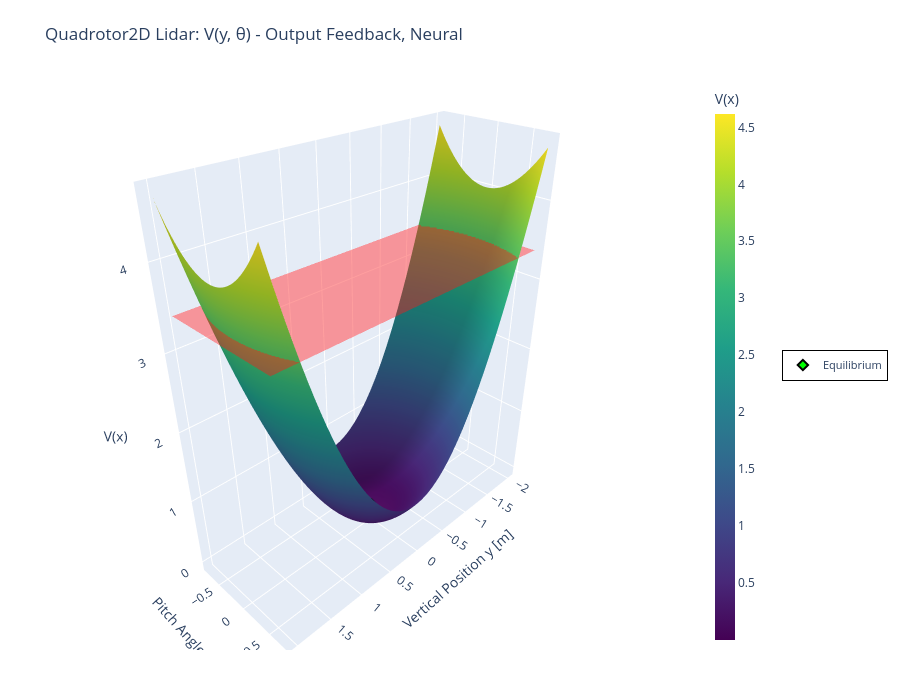

The notebook cell saved with this chart:
### Code cell
# 3D Lyapunov function, only function, position and angle
plot_lyapunov_3d_surface(
        lyapunov_nn,
        state_limits_analysis,
        controller_nn=nn_controller,
        dynamics_system=discrete_system,
        observer_nn=nn_observer,
        state_indices=state_indices_analysis,
        state_names=("Vertical Position y [m]", "Pitch Angle θ [rad]"),
        rho=rho,
        grid_resolution=60,
        title="Quadrotor2D Lidar: V(y, θ) - Output Feedback, Neural",
        show=False,
        colorscale="Viridis",
    )

### Figure 1 — Plotly figure (JSON) as saved in the notebook; plotly's stock layout.template omitted (floating-point values rounded to 4 significant figures; data arrays with more than 128 entries replaced by an {"elided": "..."} marker saying what was removed)
{"data": [{"colorbar": {"thickness": 20, "title": {"text": "V(x)"}}, "colorscale": [[0, "#440154"], [0.1111, "#482878"], [0.2222, "#3e4989"], [0.3333, "#31688e"], [0.4444, "#26828e"], [0.5556, "#1f9e89"], [0.6667, "#35b779"], [0.7778, "#6ece58"], [0.8889, "#b5de2b"], [1, "#fde725"]], "hovertemplate": "%{xaxis.title.text}: %{x:.3f}<br>%{yaxis.title.text}: %{y:.3f}<br>V: %{z:.3f}<extra></extra>", "name": "V(x)", "opacity": 1, "type": "surface", "x": {"elided": "60x60 float values"}, "y": {"elided": "60x60 float values"}, "z": {"elided": "60x60 float values"}}, {"colorscale": [[0, "red"], [1, "red"]], "hovertemplate": "ROA threshold: 3.401<extra></extra>", "name": "ROA (ρ=3.401)", "opacity": 0.4, "showscale": false, "type": "surface", "x": {"elided": "60x60 float values"}, "y": {"elided": "60x60 float values"}, "z": {"elided": "60x60 float values"}}, {"hovertemplate": "Equilibrium<extra></extra>", "marker": {"color": "lime", "line": {"color": "black", "width": 2}, "size": 8, "symbol": "diamond"}, "mode": "markers", "name": "Equilibrium", "type": "scatter3d", "x": [0], "y": [0], "z": [0]}], "layout": {"height": 700, "legend": {"bgcolor": "rgba(255,255,255,0.95)", "bordercolor": "black", "borderwidth": 1, "font": {"size": 11}, "x": 1.14, "xanchor": "left", "y": 0.5, "yanchor": "middle"}, "margin": {"b": 50, "l": 50, "r": 50, "t": 80}, "scene": {"camera": {"eye": {"x": 1.5, "y": 1.5, "z": 1.3}}, "xaxis": {"title": {"text": "Vertical Position y [m]"}}, "yaxis": {"title": {"text": "Pitch Angle θ [rad]"}}, "zaxis": {"title": {"text": "V(x)"}}}, "showlegend": true, "title": {"text": "Quadrotor2D Lidar: V(y, θ) - Output Feedback, Neural"}, "width": 900}}
